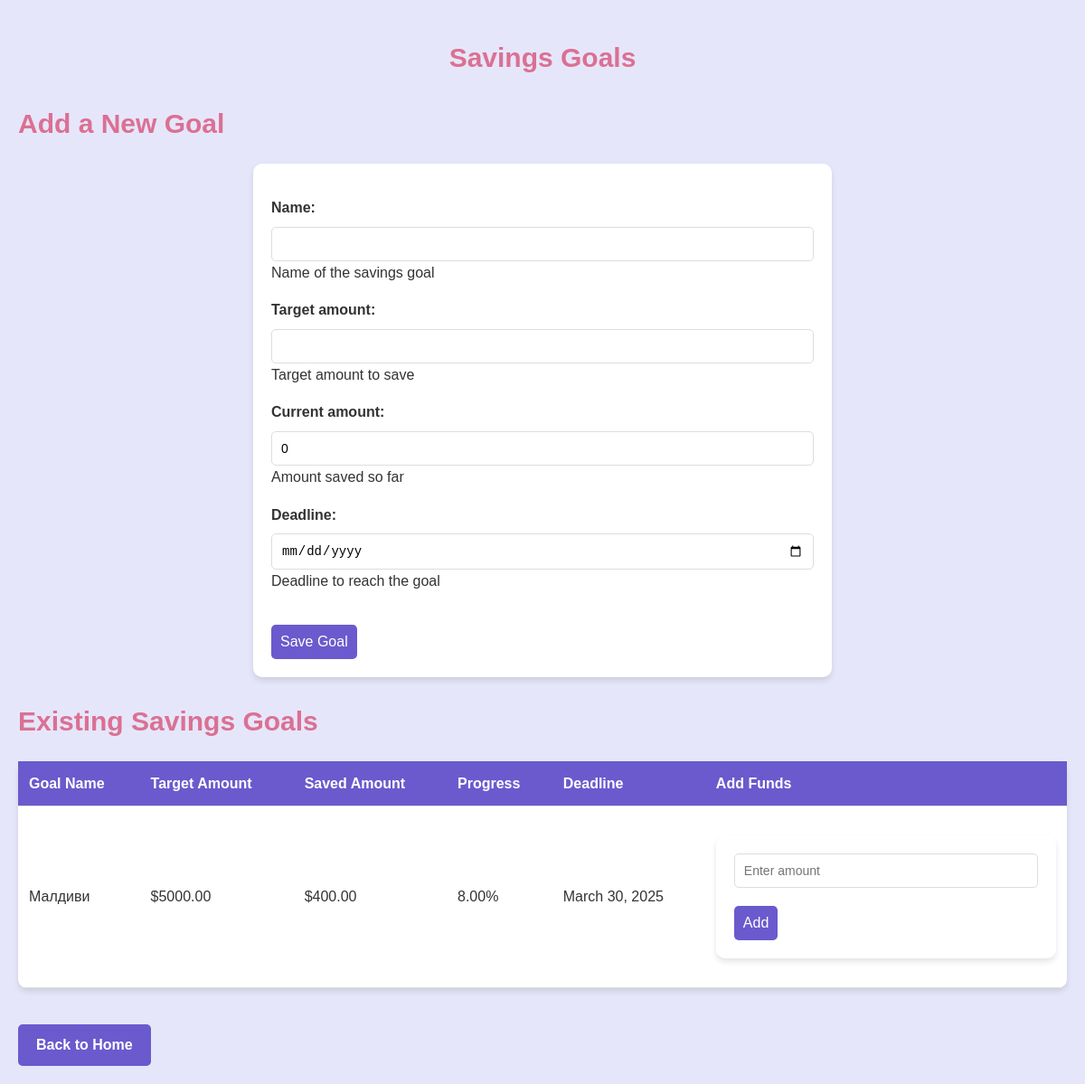
Page /savings/ (signed in) on the earlier database version.
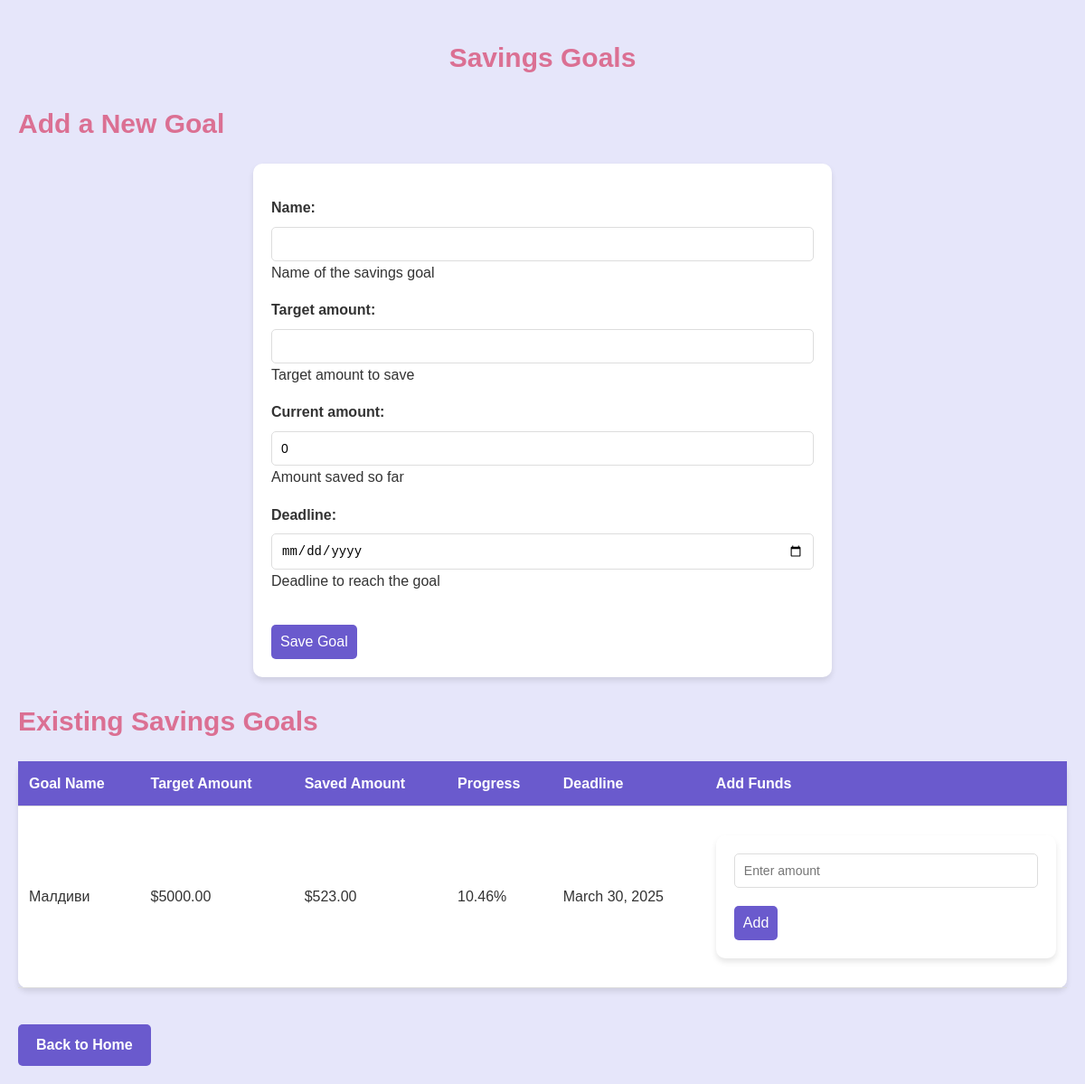
Same page on the later database version.
### tracker/models.py (models this page shows, shortened)
class SavingGoal(models.Model):
    user = models.ForeignKey(User, on_delete=models.CASCADE)
    name = models.CharField(max_length=255, help_text="Name of the savings goal")
    target_amount = models.DecimalField(max_digits=10, decimal_places=2, help_text="Target amount to save")
    current_amount = models.DecimalField(max_digits=10, decimal_places=2, default=0, help_text="Amount saved so far")
    deadline = models.DateField(help_text="Deadline to reach the goal")
    created_at = models.DateTimeField(auto_now_add=True)
    def progress_percentage(self):
        if self.target_amount > 0:
            return round((self.current_amount / self.target_amount) * 100, 2)
        return 0

### tracker/views.py (the view)
# urls.py: path('savings/', views.savings, name='savings'),
@login_required(login_url='/login')
def savings(request):
    goals = SavingGoal.objects.filter(user=request.user).order_by('-created_at')
    if request.method == 'POST':
        form = SavingGoalForm(request.POST)
        if form.is_valid():
            goal = form.save(commit=False)
            goal.user = request.user
            goal.save()
            return redirect('savings')
    else:
        form = SavingGoalForm()
    return render(request, 'savings/savings.html', {'form': form, 'goals': goals})

### tracker/forms.py
class SavingGoalForm(forms.ModelForm):
    class Meta:
        model = SavingGoal
        fields = ['name', 'target_amount', 'current_amount', 'deadline']
        widgets = {
            'deadline': forms.DateInput(attrs={'type': 'date'}),
        }

### tracker/templates/savings/savings.html (shortened to what this page needs)
{% extends 'base.html' %}
{% block content %}
<h1>Savings Goals</h1>
<h2>Add a New Goal</h2>
<form method="post">
    {{ form.as_p }}
    <button class="btn" type="submit">Save Goal</button>
</form>
<h2>Existing Savings Goals</h2>
<table>
    <thead>
        <tr>
            <th>Goal Name</th>
            <th>Target Amount</th>
            <th>Saved Amount</th>
            <th>Progress</th>
            <th>Deadline</th>
            <th>Add Funds</th>
        </tr>
    </thead>
    <tbody id="savings-list">
        {% for goal in goals %}
        <tr>
            <td>{{ goal.name }}</td>
            <td>${{ goal.target_amount }}</td>
            <td id="saved-amount-{{ goal.id }}">${{ goal.current_amount }}</td>
            <td id="progress-{{ goal.id }}">{{ goal.progress_percentage }}%</td>
            <td>{{ goal.deadline }}</td>
            <td>
                <form class="add-funds-form" method="post" action="{% url 'add_to_savings' goal.id %}" data-goal-id="{{ goal.id }}">
                    <input type="number" name="amount" step="0.01" placeholder="Enter amount" required>
                    <button class="btn" type="submit">Add</button>
                </form>
            </td>
        </tr>
        {% empty %}
        <tr><td colspan="6">No savings goals found.</td></tr>
        {% endfor %}
    </tbody>
</table>
<a href="{% url 'index' %}" class="home-link">Back to Home</a>
{% endblock %}

Differences in the rows shown:
changed SavingGoal "Малдиви": current_amount "400.00" → "523.00"; progress_percentage "8.00" → "10.46"
